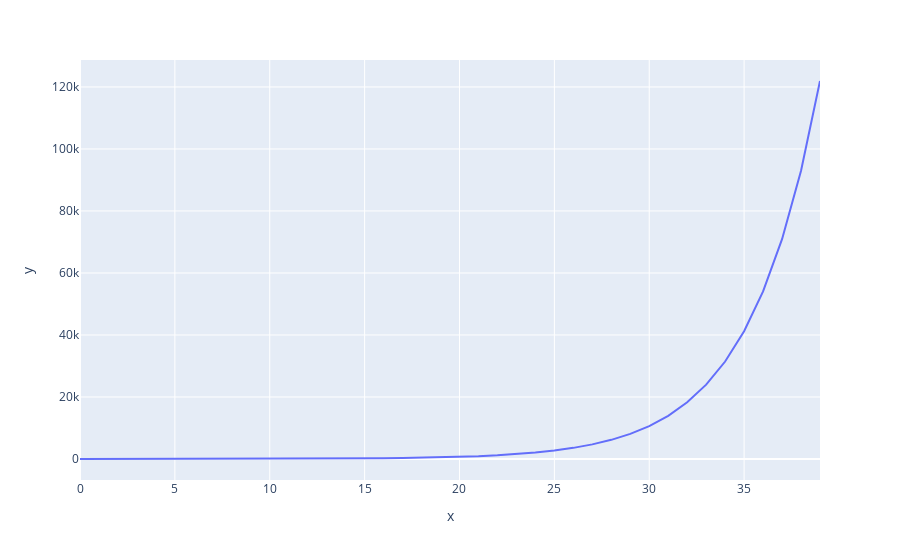

The notebook cell this image was saved under:
### Code cell
int_fig = px.line(x=xdata_pred, y=y_data_pred)
int_fig.show()

### Figure 1 — Plotly figure (JSON) as saved in the notebook; plotly's stock layout.template omitted (floating-point values rounded to 4 significant figures)
{"data": [{"hoverlabel": {"namelength": 0}, "hovertemplate": "x=%{x}<br>y=%{y}", "legendgroup": "", "line": {"color": "#636efa", "dash": "solid"}, "mode": "lines", "name": "", "showlegend": false, "type": "scatter", "x": [0, 2, 3, 4, 6, 7, 8, 9, 10, 11, 12, 13, 14, 15, 16, 17, 18, 19, 20, 21, 22, 23, 24, 25, 26, 27, 28, 29, 30, 31, 32, 33, 34, 35, 36, 37, 38, 39], "xaxis": "x", "y": [3.126, 5.376, 7.05, 9.245, 15.9, 20.85, 27.34, 35.85, 47.01, 61.65, 80.85, 106.0, 139.0, 182.3, 239.1, 313.5, 411.1, 539.1, 707.0, 927.1, 1216.0, 1594.0, 2091.0, 2742.0, 3595.0, 4715.0, 6182.0, 8107.0, 10630.0, 13940.0, 18280.0, 23970.0, 31440.0, 41230.0, 54060.0, 70900.0, 92970.0, 121900.0], "yaxis": "y"}], "layout": {"legend": {"tracegroupgap": 0}, "margin": {"t": 60}, "xaxis": {"anchor": "y", "domain": [0, 1], "title": {"text": "x"}}, "yaxis": {"anchor": "x", "domain": [0, 1], "title": {"text": "y"}}}}
